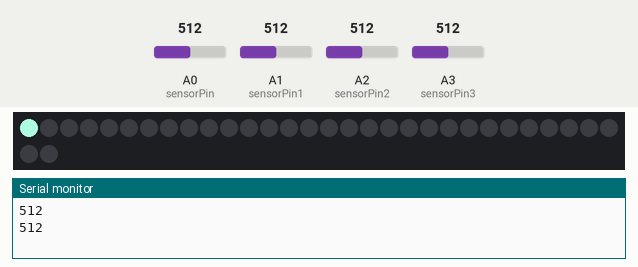
A sketch run on a simulated Arduino Uno, built with avr-gcc and run on an emulated ATmega328P. Shown: 32 RGB LEDs in strip order, left to right, continuing on the next row, the last lines printed to the serial monitor. The inputs (shaded band) are chosen by the test bench; at power-on: A0 (sensorPin) = 512, A1 (sensorPin1) = 512, A2 (sensorPin2) = 512, A3 (sensorPin3) = 512. Random numbers use the default seed unless the sketch sets one.

Above: at 16.5 s.
At 20.1 s:
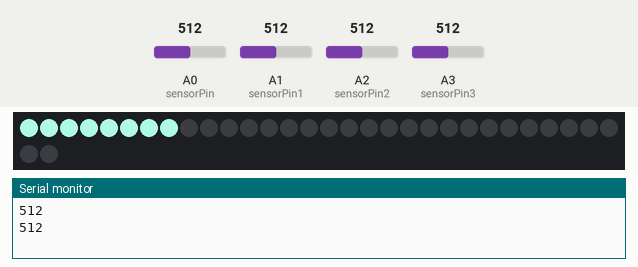
At 24.2 s:
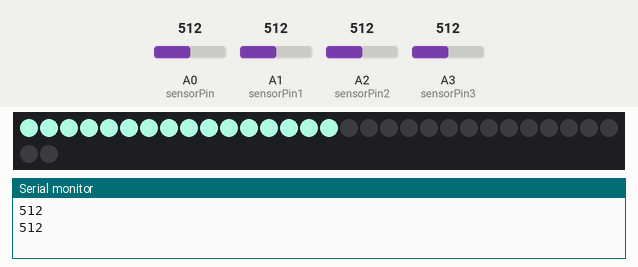
At 28.3 s:
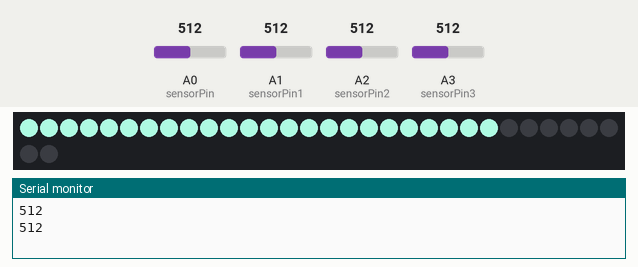
At 32.4 s:
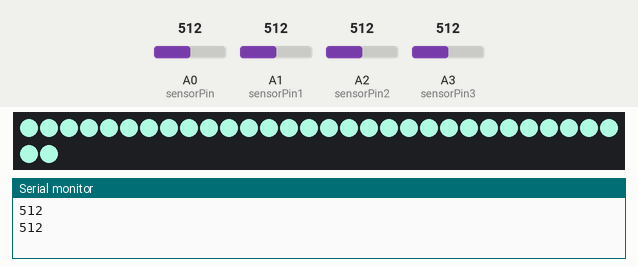
At 39.1 s:
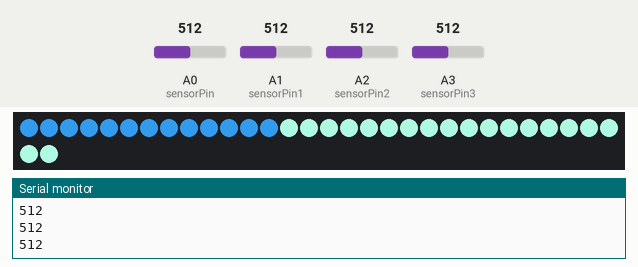

The sketch:

Led.ino
```cpp
#include <Adafruit_NeoPixel.h>

#define PIN 6	 // input pin Neopixel is attached to

#define NUMPIXELS      32 // number of neopixels in strip

Adafruit_NeoPixel pixels = Adafruit_NeoPixel(NUMPIXELS, PIN, NEO_GRB + NEO_KHZ800);

int delayval = 100; // timing delay in milliseconds

int redColor = 0;
int greenColor = 0;
int blueColor = 0;
int sensorPin = A0;   // select the input pin for the potentiometer
int sensorValue = 0;  // variable to store the value coming from the sensor
int sensorPin1 = A1;   // select the input pin for the potentiometer
int sensorValue1 = 0;
int sensorPin2 = A2;   // select the input pin for the potentiometer
int sensorValue2 = 0;
int sensorPin3 = A3;   // select the input pin for the potentiometer
int sensorValue3 = 0;


void setup() {
  // Initialize the NeoPixel library.
  pixels.begin();
  Serial.begin(9600);
}

void loop() {
  setColor();
  sensorValue = analogRead(sensorPin);
  sensorValue1 = analogRead(sensorPin1);
  sensorValue2 = analogRead(sensorPin2);
  sensorValue3 = analogRead(sensorPin3);
  Serial.println(sensorValue);

  for (int i=0; i < NUMPIXELS; i++) {
    // pixels.Color takes RGB values, from 0,0,0 up to 255,255,255
    pixels.setPixelColor(i, pixels.Color(redColor, greenColor, blueColor));

    // This sends the updated pixel color to the hardware.
    pixels.show();

    // Delay for a period of time (in milliseconds).
    delay(sensorValue);
  }
}

// setColor()
// picks random values to set for RGB
void setColor(){
  redColor = random (0,sensorValue1);
  greenColor = random(0,sensorValue2);
  blueColor = random(0, sensorValue3);
}
```
